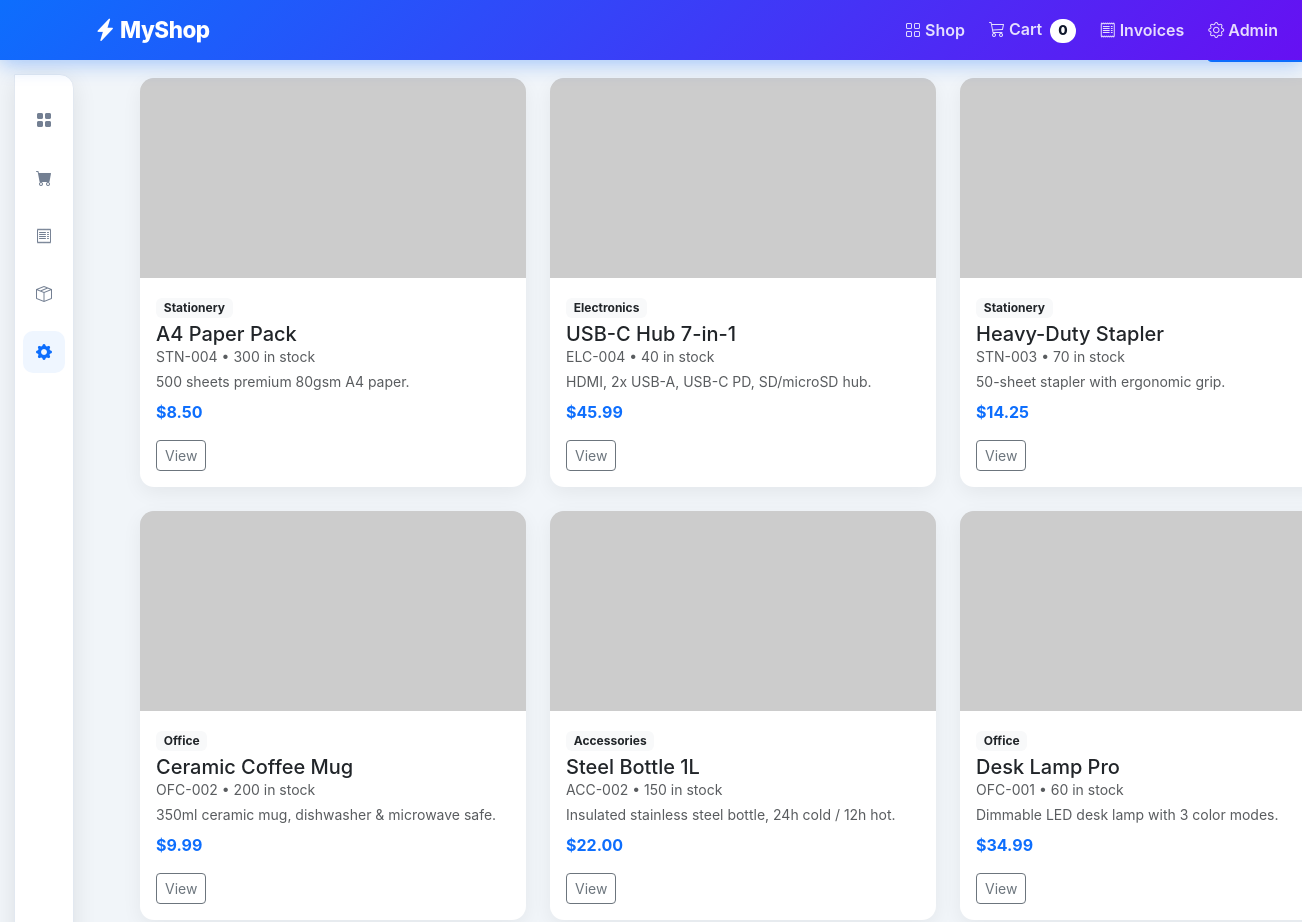
/admin/products (upper part), run on an earlier commit of the app's database.
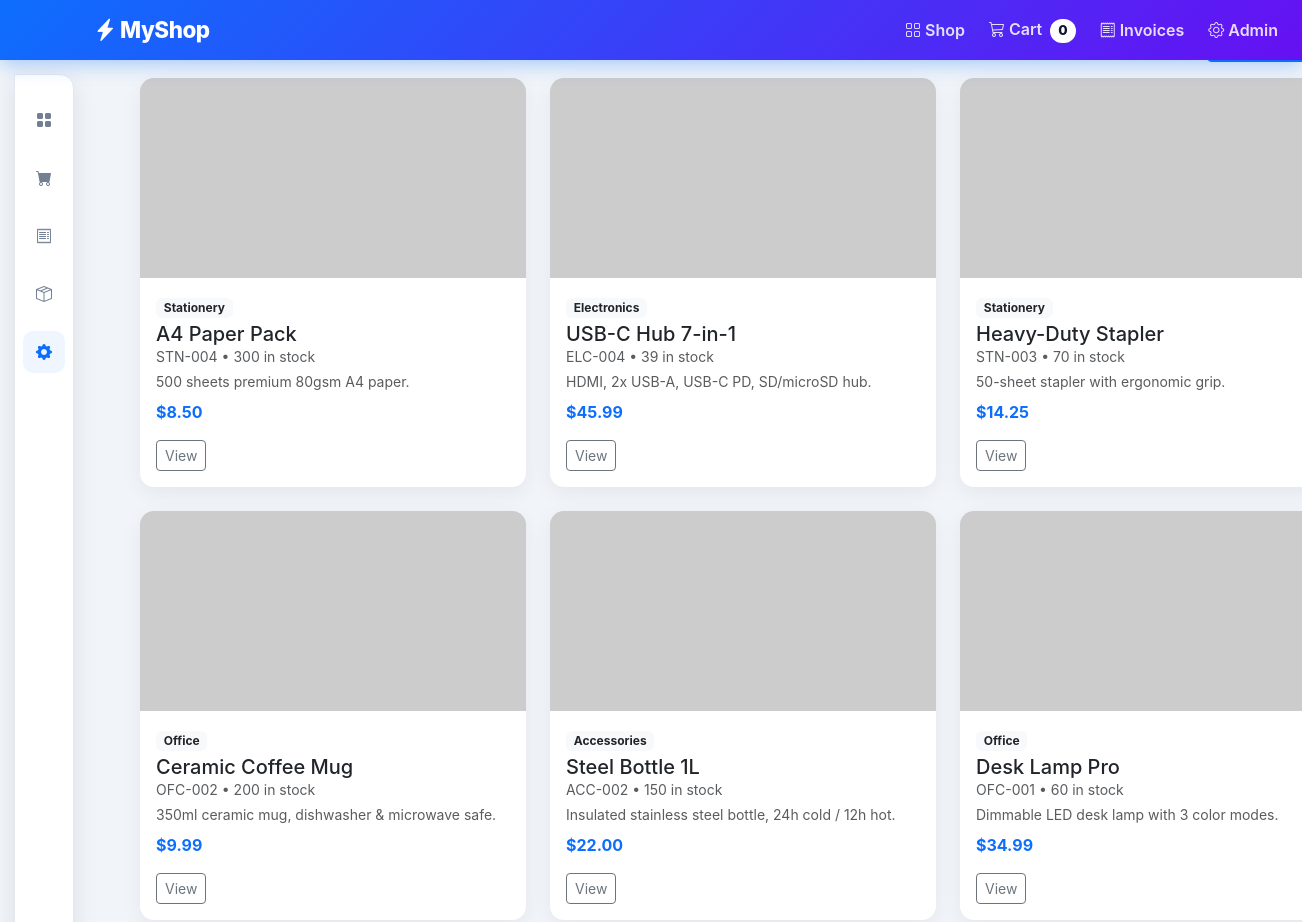
And on a later commit of the database.
### tables this page shows
CREATE TABLE products (
    id INTEGER PRIMARY KEY AUTOINCREMENT,
    name TEXT NOT NULL,
    description TEXT DEFAULT '',
    category TEXT DEFAULT 'General',
    price REAL NOT NULL,
    stock INTEGER NOT NULL DEFAULT 50,
    sku TEXT DEFAULT '',
    image_url TEXT
);

### app.py (the view, shortened to what this page needs)
@app.route('/admin/products', methods=['GET', 'POST'])
def admin_products():
    db = get_db()
    rows = db.execute('SELECT * FROM products ORDER BY id DESC').fetchall()
    return render_template('admin_products.html', products=rows)

### app.py (called while the page is built)
def get_db():
    db = getattr(g, "db", None)
    if db is None:
        db = g.db = sqlite3.connect(DB_PATH)
        db.row_factory = sqlite3.Row
    return db

def _cols(db, table):
    try:
        return [r[1] for r in db.execute(f"PRAGMA table_info({table})").fetchall()]
    except Exception:
        return []

@app.before_request
def ensure_migrations():
    if DB_PATH.exists():
        try:
            migrate_db()
        except Exception:
            pass

### templates/admin_products.html (shortened to what this page needs)
{% extends "layout.html" %}
{% block content %}
  <div class="d-flex justify-content-between align-items-center mb-3">
    <h3 class="fw-bold mb-0">Admin — Products ({{ products|length }})</h3>
    <button class="btn btn-primary" data-bs-toggle="collapse" data-bs-target="#addProduct"><i class="bi bi-plus-lg me-1"></i>Add Product</button>
  </div>
  <div class="row row-cols-2 row-cols-lg-3 g-3 g-md-4">
    {% for p in products %}
    <div class="col">
      <div class="card h-100 shadow-sm">
        {% if p.image_url %}
          <img src="{{ p.image_url }}" loading="lazy" class="card-img-top product-img" alt="{{ p.name }}" onerror="this.onerror=null;this.src='https://picsum.photos/seed/myshop{{ p.id }}/600/400'">
        {% else %}
          <img src="https://picsum.photos/seed/myshop{{ p.id }}/600/400" loading="lazy" class="card-img-top product-img" alt="{{ p.name }}">
        {% endif %}
        <div class="card-body">
          <span class="badge bg-light text-dark mb-1">{{ p.category or 'General' }}</span>
          <h5 class="card-title mb-0">{{ p.name }}</h5>
          <div class="small text-muted mb-1">{{ p.sku or '' }} • {{ p.stock }} in stock</div>
          <div class="small text-muted mb-2">{{ p.description or '' }}</div>
          <p class="card-text fw-bold text-primary">${{ '%.2f'|format(p.price) }}</p>
          <a href="/product/{{ p.id }}" class="btn btn-sm btn-outline-secondary">View</a>
        </div>
      </div>
    </div>
    {% endfor %}
  </div>
{% endblock %}

What changed in the data, as far as the page shows it:
changed products "USB-C Hub 7-in-1": stock "40" → "39"
